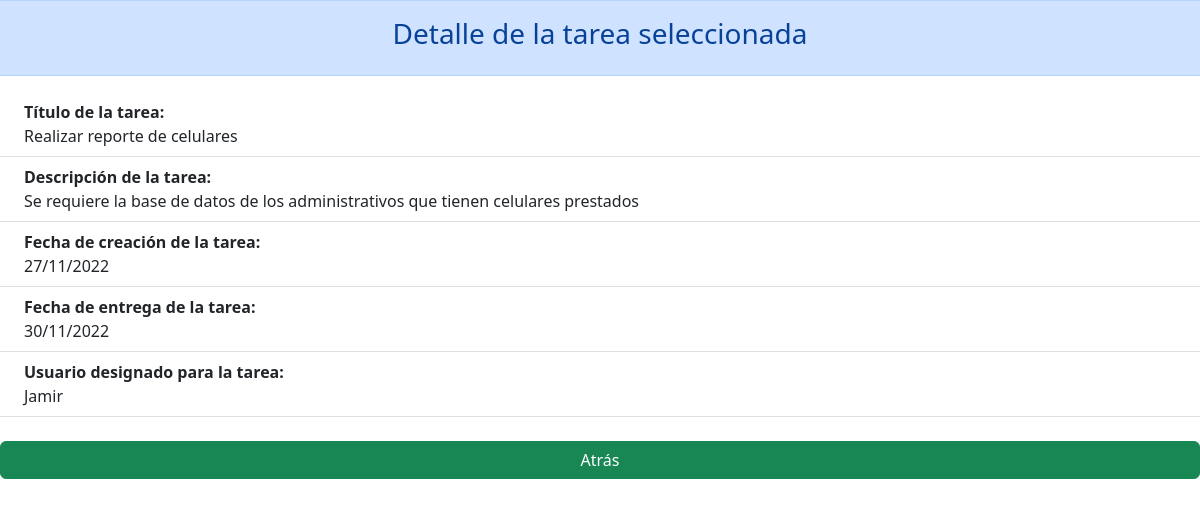
Screenshot of /gestion_tareas/vista_tarea/3 with the database file from the repository.
### gestion_tareas/models.py (models this page shows)
class tarea(models.Model):
    titulo = models.CharField(max_length=64, default='')
    descripcion = models.CharField(max_length=100, default='')
    fecha_creacion = models.CharField(max_length=64, default='')
    fecha_entrega = models.CharField(max_length=64, default='')
    usuario_designado = models.CharField(max_length=64, default='')

### gestion_tareas/views.py (the view)
# urls.py: path("vista_tarea/<str:ind>",views.detalleTareas,name="vista_tarea"),
def detalleTareas(request, ind):
    tarea_seleccionada=tarea.objects.get(id=ind) #Obtenemos la tarea seleccionada
    return render(request,"gestion_tareas/vista_tarea.html",{ #Redirecciono a la vista de la tarea brindando la info de la tarea extraida de la base de datos
        "tarea_seleccionada":tarea_seleccionada
    })

### gestion_tareas/templates/gestion_tareas/vista_tarea.html (shortened to what this page needs)
<!DOCTYPE html>
<html>
    <head>
        <link href="https://cdn.jsdelivr.net/npm/bootstrap@5.2.3/dist/css/bootstrap.min.css" rel="stylesheet">
    </head>
    <body>
        <div class = "row alert alert-primary text-center">
            <h3>Detalle de la tarea seleccionada</h3>
        </div>
        <ul class ="list-group list-group-flush">
            <li class="list-group-item">
                <div class="ms-2 me-auto">
                    <div class="fw-bold">Título de la tarea:</div>
                    {{tarea_seleccionada.titulo}}
                </div>
            </li>
            <li class="list-group-item">
                <div class="ms-2 me-auto">
                    <div class="fw-bold">Descripción de la tarea:</div>
                    {{tarea_seleccionada.descripcion}}
                </div>
            </li>
            <li class="list-group-item">
                <div class="ms-2 me-auto">
                    <div class="fw-bold">Fecha de creación de la tarea:</div>
                    {{tarea_seleccionada.fecha_creacion}}
                </div>
            </li>
            <li class="list-group-item">
                <div class="ms-2 me-auto">
                    <div class="fw-bold">Fecha de entrega de la tarea:</div>
                    {{tarea_seleccionada.fecha_entrega}}
                </div>
            </li>
            <li class="list-group-item">
                <div class="ms-2 me-auto">
                    <div class="fw-bold">Usuario designado para la tarea:</div>
                    {{tarea_seleccionada.usuario_designado}}
                </div>
            </li>
            <br>
            <a class="btn btn-success" href="{% url 'gestion_tareas:dashboard' %}">Atrás</a>
        </ul>
    </body>

### rows the page displays
tarea: titulo "Realizar reporte de celulares", descripcion "Se requiere la base de datos de los administrativos que tienen celulares prestados", fecha_creacion "27/11/2022", fecha_entrega "30/11/2022", usuario_designado "Jamir"
